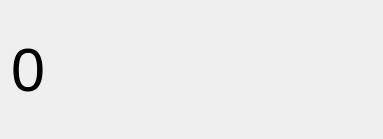
<?xml version="1.0" encoding="UTF-8"?>
<ui version="4.0">
 <class>CountDialog</class>
 <widget class="QDialog" name="CountDialog">
  <property name="geometry">
   <rect>
    <x>0</x>
    <y>0</y>
    <width>383</width>
    <height>139</height>
   </rect>
  </property>
  <property name="windowTitle">
   <string>Dialog</string>
  </property>
  <layout class="QVBoxLayout" name="verticalLayout">
   <item>
    <widget class="QLabel" name="label">
     <property name="font">
      <font>
       <pointsize>46</pointsize>
      </font>
     </property>
     <property name="layoutDirection">
      <enum>Qt::RightToLeft</enum>
     </property>
     <property name="text">
      <string>0</string>
     </property>
    </widget>
   </item>
  </layout>
 </widget>
 <resources/>
 <connections/>
</ui>
